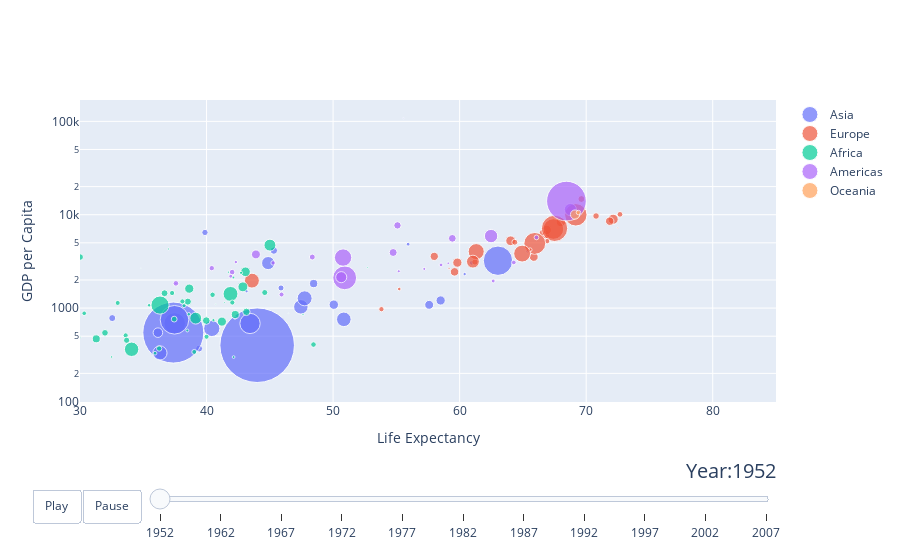

Notebook cell for this chart:
### Markdown cell above
# 7

### Code cell
import plotly.graph_objects as go

import pandas as pd

url = "https://raw.githubusercontent.com/plotly/datasets/master/gapminderDataFiveYear.csv"
dataset = pd.read_csv(url)

years = ["1952", "1962", "1967", "1972", "1977", "1982", "1987", "1992", "1997", "2002",
         "2007"]

# make list of continents
continents = []
for continent in dataset["continent"]:
    if continent not in continents:
        continents.append(continent)
# make figure
fig_dict = {
    "data": [],
    "layout": {},
    "frames": []
}

# fill in most of layout
fig_dict["layout"]["xaxis"] = {"range": [30, 85], "title": "Life Expectancy"}
fig_dict["layout"]["yaxis"] = {"title": "GDP per Capita", "type": "log"}
fig_dict["layout"]["hovermode"] = "closest"
fig_dict["layout"]["updatemenus"] = [
    {
        "buttons": [
            {
                "args": [None, {"frame": {"duration": 500, "redraw": False},
                                "fromcurrent": True, "transition": {"duration": 300,
                                                                    "easing": "quadratic-in-out"}}],
                "label": "Play",
                "method": "animate"
            },
            {
                "args": [[None], {"frame": {"duration": 0, "redraw": False},
                                  "mode": "immediate",
                                  "transition": {"duration": 0}}],
                "label": "Pause",
                "method": "animate"
            }
        ],
        "direction": "left",
        "pad": {"r": 10, "t": 87},
        "showactive": False,
        "type": "buttons",
        "x": 0.1,
        "xanchor": "right",
        "y": 0,
        "yanchor": "top"
    }
]

sliders_dict = {
    "active": 0,
    "yanchor": "top",
    "xanchor": "left",
    "currentvalue": {
        "font": {"size": 20},
        "prefix": "Year:",
        "visible": True,
        "xanchor": "right"
    },
    "transition": {"duration": 300, "easing": "cubic-in-out"},
    "pad": {"b": 10, "t": 50},
    "len": 0.9,
    "x": 0.1,
    "y": 0,
    "steps": []
}

# make data
year = 1952
for continent in continents:
    dataset_by_year = dataset[dataset["year"] == year]
    dataset_by_year_and_cont = dataset_by_year[
        dataset_by_year["continent"] == continent]

    data_dict = {
        "x": list(dataset_by_year_and_cont["lifeExp"]),
        "y": list(dataset_by_year_and_cont["gdpPercap"]),
        "mode": "markers",
        "text": list(dataset_by_year_and_cont["country"]),
        "marker": {
            "sizemode": "area",
            "sizeref": 200000,
            "size": list(dataset_by_year_and_cont["pop"])
        },
        "name": continent
    }
    fig_dict["data"].append(data_dict)

# make frames
for year in years:
    frame = {"data": [], "name": str(year)}
    for continent in continents:
        dataset_by_year = dataset[dataset["year"] == int(year)]
        dataset_by_year_and_cont = dataset_by_year[
            dataset_by_year["continent"] == continent]

        data_dict = {
            "x": list(dataset_by_year_and_cont["lifeExp"]),
            "y": list(dataset_by_year_and_cont["gdpPercap"]),
            "mode": "markers",
            "text": list(dataset_by_year_and_cont["country"]),
            "marker": {
                "sizemode": "area",
                "sizeref": 200000,
                "size": list(dataset_by_year_and_cont["pop"])
            },
            "name": continent
        }
        frame["data"].append(data_dict)

    fig_dict["frames"].append(frame)
    slider_step = {"args": [
        [year],
        {"frame": {"duration": 300, "redraw": False},
         "mode": "immediate",
         "transition": {"duration": 300}}
    ],
        "label": year,
        "method": "animate"}
    sliders_dict["steps"].append(slider_step)


fig_dict["layout"]["sliders"] = [sliders_dict]

fig = go.Figure(fig_dict)

fig.show()

### Figure 1 — Plotly figure (JSON) as saved in the notebook; plotly's stock layout.template omitted (floating-point values rounded to 4 significant figures)
{"data": [{"marker": {"size": [8425333, 120447, 46886859, 4693836, 556263528, 2125900, 372000000, 82052000, 17272000, 5441766, 1620914, 86459025, 607914, 8865488, 20947571, 160000, 1439529, 6748378, 800663, 20092996, 9182536, 507833, 41346560, 22438691, 4005677, 1127000, 7982342, 3661549, 8550362, 21289402, 26246839, 1030585, 4963829], "sizemode": "area", "sizeref": 200000}, "mode": "markers", "name": "Asia", "text": ["Afghanistan", "Bahrain", "Bangladesh", "Cambodia", "China", "Hong Kong, China", "India", "Indonesia", "Iran", "Iraq", "Israel", "Japan", "Jordan", "Korea, Dem. Rep.", "Korea, Rep.", "Kuwait", "Lebanon", "Malaysia", "Mongolia", "Myanmar", "Nepal", "Oman", "Pakistan", "Philippines", "Saudi Arabia", "Singapore", "Sri Lanka", "Syria", "Taiwan", "Thailand", "Vietnam", "West Bank and Gaza", "Yemen, Rep."], "type": "scatter", "x": [28.8, 50.94, 37.48, 39.42, 44, 60.96, 37.37, 37.47, 44.87, 45.32, 65.39, 63.03, 43.16, 50.06, 47.45, 55.56, 55.93, 48.46, 42.24, 36.32, 36.16, 37.58, 43.44, 47.75, 39.88, 60.4, 57.59, 45.88, 58.5, 50.85, 40.41, 43.16, 32.55], "y": [779.4, 9867.0, 684.2, 368.5, 400.4, 3054.0, 546.6, 749.7, 3035.0, 4130.0, 4087.0, 3217.0, 1547.0, 1088.0, 1031.0, 108400.0, 4835.0, 1831.0, 786.6, 331, 545.9, 1828.0, 684.6, 1273.0, 6460.0, 2315.0, 1084.0, 1643.0, 1207.0, 757.8, 605.1, 1516.0, 781.7]}, {"marker": {"size": [1282697, 6927772, 8730405, 2791000, 7274900, 3882229, 9125183, 4334000, 4090500, 42459667, 69145952, 7733250, 9504000, 147962, 2952156, 47666000, 413834, 10381988, 3327728, 25730551, 8526050, 16630000, 6860147, 3558137, 1489518, 28549870, 7124673, 4815000, 22235677, 50430000], "sizemode": "area", "sizeref": 200000}, "mode": "markers", "name": "Europe", "text": ["Albania", "Austria", "Belgium", "Bosnia and Herzegovina", "Bulgaria", "Croatia", "Czech Republic", "Denmark", "Finland", "France", "Germany", "Greece", "Hungary", "Iceland", "Ireland", "Italy", "Montenegro", "Netherlands", "Norway", "Poland", "Portugal", "Romania", "Serbia", "Slovak Republic", "Slovenia", "Spain", "Sweden", "Switzerland", "Turkey", "United Kingdom"], "type": "scatter", "x": [55.23, 66.8, 68, 53.82, 59.6, 61.21, 66.87, 70.78, 66.55, 67.41, 67.5, 65.86, 64.03, 72.49, 66.91, 65.94, 59.16, 72.13, 72.67, 61.31, 59.82, 61.05, 58.0, 64.36, 65.57, 64.94, 71.86, 69.62, 43.59, 69.18], "y": [1601.0, 6137.0, 8343.0, 973.5, 2444.0, 3119.0, 6876.0, 9692.0, 6425.0, 7030.0, 7144.0, 3531.0, 5264.0, 7268.0, 5210.0, 4931.0, 2648.0, 8942.0, 10100.0, 4029.0, 3068.0, 3145.0, 3581.0, 5075.0, 4215.0, 3834.0, 8528.0, 14730.0, 1969.0, 9980.0]}, {"marker": {"size": [9279525, 4232095, 1738315, 442308, 4469979, 2445618, 5009067, 1291695, 2682462, 153936, 14100005, 854885, 2977019, 63149, 22223309, 216964, 1438760, 20860941, 420702, 284320, 5581001, 2664249, 580653, 6464046, 748747, 863308, 1019729, 4762912, 2917802, 3838168, 1022556, 516556, 9939217, 6446316, 485831, 3379468, 33119096, 257700, 2534927, 60011, 2755589, 2143249, 2526994, 14264935, 8504667, 290243, 8322925, 1219113, 3647735, 5824797, 2672000, 3080907], "sizemode": "area", "sizeref": 200000}, "mode": "markers", "name": "Africa", "text": ["Algeria", "Angola", "Benin", "Botswana", "Burkina Faso", "Burundi", "Cameroon", "Central African Republic", "Chad", "Comoros", "Congo, Dem. Rep.", "Congo, Rep.", "Cote d'Ivoire", "Djibouti", "Egypt", "Equatorial Guinea", "Eritrea", "Ethiopia", "Gabon", "Gambia", "Ghana", "Guinea", "Guinea-Bissau", "Kenya", "Lesotho", "Liberia", "Libya", "Madagascar", "Malawi", "Mali", "Mauritania", "Mauritius", "Morocco", "Mozambique", "Namibia", "Niger", "Nigeria", "Reunion", "Rwanda", "Sao Tome and Principe", "Senegal", "Sierra Leone", "Somalia", "South Africa", "Sudan", "Swaziland", "Tanzania", "Togo", "Tunisia", "Uganda", "Zambia", "Zimbabwe"], "type": "scatter", "x": [43.08, 30.02, 38.22, 47.62, 31.98, 39.03, 38.52, 35.46, 38.09, 40.72, 39.14, 42.11, 40.48, 34.81, 41.89, 34.48, 35.93, 34.08, 37.0, 30, 43.15, 33.61, 32.5, 42.27, 42.14, 38.48, 42.72, 36.68, 36.26, 33.69, 40.54, 50.99, 42.87, 31.29, 41.73, 37.44, 36.32, 52.72, 40, 46.47, 37.28, 30.33, 32.98, 45.01, 38.63, 41.41, 41.22, 38.6, 44.6, 39.98, 42.04, 48.45], "y": [2449.0, 3521.0, 1063.0, 851.2, 543.3, 339.3, 1173.0, 1071.0, 1179.0, 1103.0, 780.5, 2126.0, 1389.0, 2670.0, 1419.0, 375.6, 328.9, 362.1, 4293.0, 485.2, 911.3, 510.2, 299.9, 853.5, 298.8, 575.6, 2388.0, 1443.0, 369.2, 452.3, 743.1, 1968.0, 1688.0, 468.5, 2424.0, 761.9, 1077.0, 2719.0, 493.3, 879.6, 1450.0, 879.8, 1136.0, 4725.0, 1616.0, 1148.0, 716.7, 859.8, 1468.0, 734.8, 1147.0, 406.9]}, {"marker": {"size": [17876956, 2883315, 56602560, 14785584, 6377619, 12350771, 926317, 6007797, 2491346, 3548753, 2042865, 3146381, 3201488, 1517453, 1426095, 30144317, 1165790, 940080, 1555876, 8025700, 2227000, 662850, 157553000, 2252965, 5439568], "sizemode": "area", "sizeref": 200000}, "mode": "markers", "name": "Americas", "text": ["Argentina", "Bolivia", "Brazil", "Canada", "Chile", "Colombia", "Costa Rica", "Cuba", "Dominican Republic", "Ecuador", "El Salvador", "Guatemala", "Haiti", "Honduras", "Jamaica", "Mexico", "Nicaragua", "Panama", "Paraguay", "Peru", "Puerto Rico", "Trinidad and Tobago", "United States", "Uruguay", "Venezuela"], "type": "scatter", "x": [62.48, 40.41, 50.92, 68.75, 54.74, 50.64, 57.21, 59.42, 45.93, 48.36, 45.26, 42.02, 37.58, 41.91, 58.53, 50.79, 42.31, 55.19, 62.65, 43.9, 64.28, 59.1, 68.44, 66.07, 55.09], "y": [5911.0, 2677.0, 2109.0, 11370.0, 3940.0, 2144.0, 2627.0, 5587.0, 1398.0, 3522.0, 3048.0, 2428.0, 1840.0, 2195.0, 2899.0, 3478.0, 3112.0, 2480.0, 1952.0, 3759.0, 3082.0, 3023.0, 13990.0, 5717.0, 7690.0]}, {"marker": {"size": [8691212, 1994794], "sizemode": "area", "sizeref": 200000}, "mode": "markers", "name": "Oceania", "text": ["Australia", "New Zealand"], "type": "scatter", "x": [69.12, 69.39], "y": [10040.0, 10560.0]}], "layout": {"hovermode": "closest", "sliders": [{"active": 0, "currentvalue": {"font": {"size": 20}, "prefix": "Year:", "visible": true, "xanchor": "right"}, "len": 0.9, "pad": {"b": 10, "t": 50}, "steps": [{"args": [["1952"], {"frame": {"duration": 300, "redraw": false}, "mode": "immediate", "transition": {"duration": 300}}], "label": "1952", "method": "animate"}, {"args": [["1962"], {"frame": {"duration": 300, "redraw": false}, "mode": "immediate", "transition": {"duration": 300}}], "label": "1962", "method": "animate"}, {"args": [["1967"], {"frame": {"duration": 300, "redraw": false}, "mode": "immediate", "transition": {"duration": 300}}], "label": "1967", "method": "animate"}, {"args": [["1972"], {"frame": {"duration": 300, "redraw": false}, "mode": "immediate", "transition": {"duration": 300}}], "label": "1972", "method": "animate"}, {"args": [["1977"], {"frame": {"duration": 300, "redraw": false}, "mode": "immediate", "transition": {"duration": 300}}], "label": "1977", "method": "animate"}, {"args": [["1982"], {"frame": {"duration": 300, "redraw": false}, "mode": "immediate", "transition": {"duration": 300}}], "label": "1982", "method": "animate"}, {"args": [["1987"], {"frame": {"duration": 300, "redraw": false}, "mode": "immediate", "transition": {"duration": 300}}], "label": "1987", "method": "animate"}, {"args": [["1992"], {"frame": {"duration": 300, "redraw": false}, "mode": "immediate", "transition": {"duration": 300}}], "label": "1992", "method": "animate"}, {"args": [["1997"], {"frame": {"duration": 300, "redraw": false}, "mode": "immediate", "transition": {"duration": 300}}], "label": "1997", "method": "animate"}, {"args": [["2002"], {"frame": {"duration": 300, "redraw": false}, "mode": "immediate", "transition": {"duration": 300}}], "label": "2002", "method": "animate"}, {"args": [["2007"], {"frame": {"duration": 300, "redraw": false}, "mode": "immediate", "transition": {"duration": 300}}], "label": "2007", "method": "animate"}], "transition": {"duration": 300, "easing": "cubic-in-out"}, "x": 0.1, "xanchor": "left", "y": 0, "yanchor": "top"}], "updatemenus": [{"buttons": [{"args": [null, {"frame": {"duration": 500, "redraw": false}, "fromcurrent": true, "transition": {"duration": 300, "easing": "quadratic-in-out"}}], "label": "Play", "method": "animate"}, {"args": [[null], {"frame": {"duration": 0, "redraw": false}, "mode": "immediate", "transition": {"duration": 0}}], "label": "Pause", "method": "animate"}], "direction": "left", "pad": {"r": 10, "t": 87}, "showactive": false, "type": "buttons", "x": 0.1, "xanchor": "right", "y": 0, "yanchor": "top"}], "xaxis": {"range": [30, 85], "title": {"text": "Life Expectancy"}}, "yaxis": {"title": {"text": "GDP per Capita"}, "type": "log"}}}
